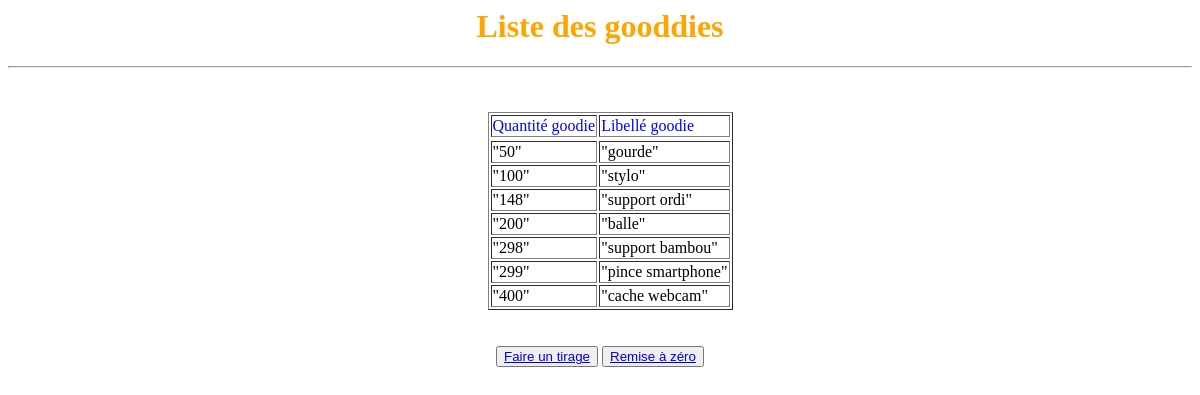
The page / on the database its author committed.
### tables this page shows
CREATE TABLE articles
             (ID INTEGER PRIMARY KEY AUTOINCREMENT, qte int, libelle text);

### app.py (the view)
@app.route("/")
def list_goodies ():
    try:
        conn = sqlite3.connect(pathDB)
        cursorSQLite = conn.cursor()
        sql = "SELECT qte,libelle FROM articles"
        cursorSQLite.execute(sql)
        rows = cursorSQLite.fetchall()
        print(rows)
        print('listing goodies')
        conn.close()
        return render_template("list_goodies.html",goodies=rows)
    except Exception as e:
        print('erreur listing goodies')
        print(e)
        return "erreur listing goodies"

### templates/list_goodies.html (shortened to what this page needs)
<html>
<head>
        <link rel="stylesheet" type="text/css" href="../static/style.css">
    </head>
<body >
<center><h1>Liste des gooddies </h1>
	<hr>
 <br><br>
	<table border="1px" style="margin-left: 20px;">
        <tr style="color: blue; ">
        <td>Quantité goodie</td>
        <td>Libellé goodie</td>
<tr>
		{% for row in goodies %}
                        <tr>
                            {% for cell in row %}
                            <td>"{{ cell }}"</td>
                            {% endfor %}
                        </tr>
                        {% endfor %}
</tr>
</table>
	<br><br>
	<button> <a href="{{ url_for('tirage')}}">Faire un tirage</a></button>
    <button> <a href="{{ url_for('raz')}}">Remise à zéro</a></button>
</body>
</html>

### static/style.css (style rules this page uses)
html { width: 100%; height: 100% }
h1 { color: orange; }

### rows shown on the page
articles: row "50", libelle "gourde"
articles: row "100", libelle "stylo"
articles: row "148", libelle "support ordi"
articles: row "200", libelle "balle"
articles: qte "298", libelle "support bambou"
articles: qte "299", libelle "pince smartphone"
articles: qte "400", libelle "cache webcam"
